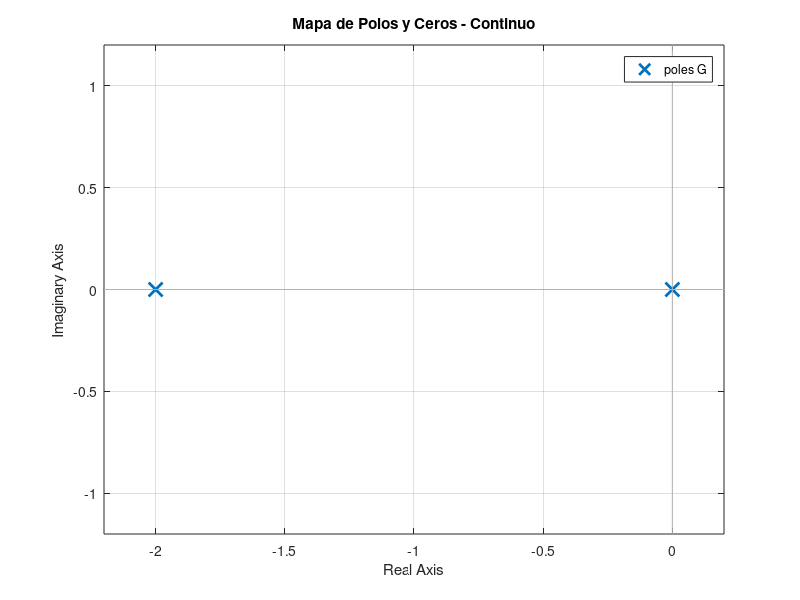
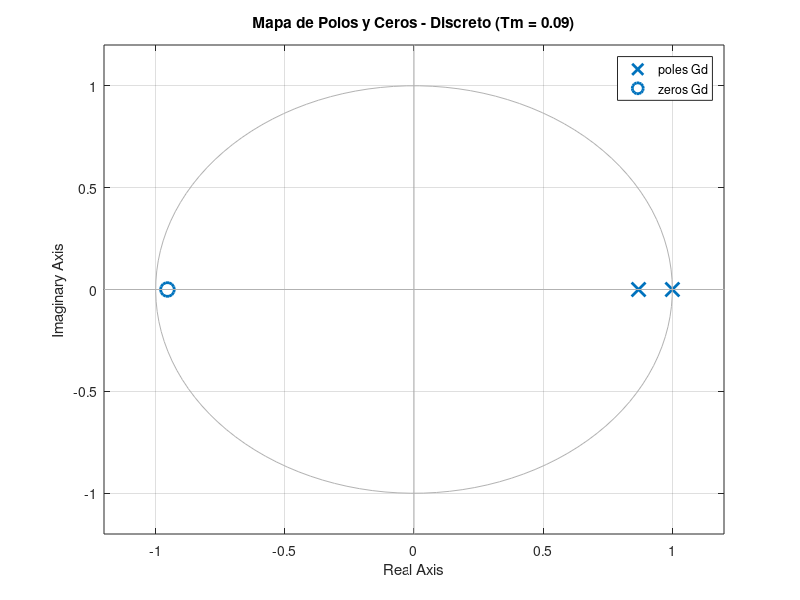
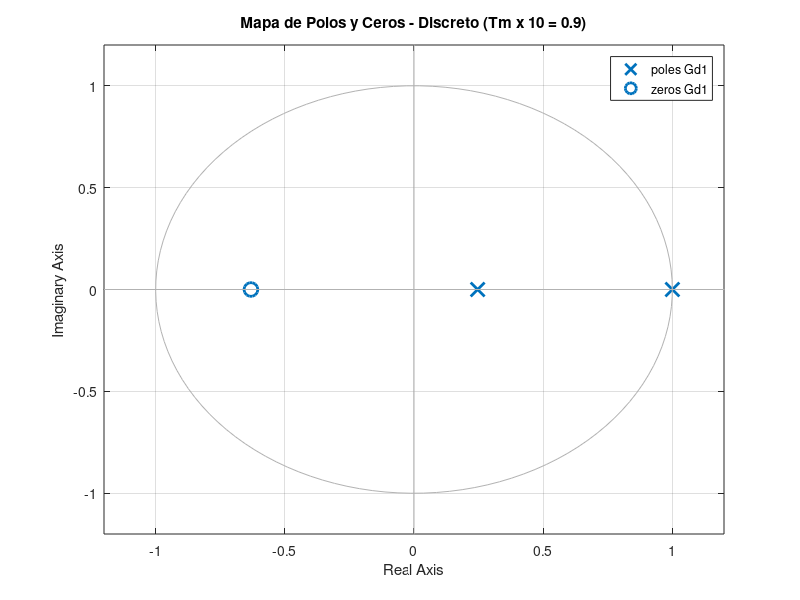
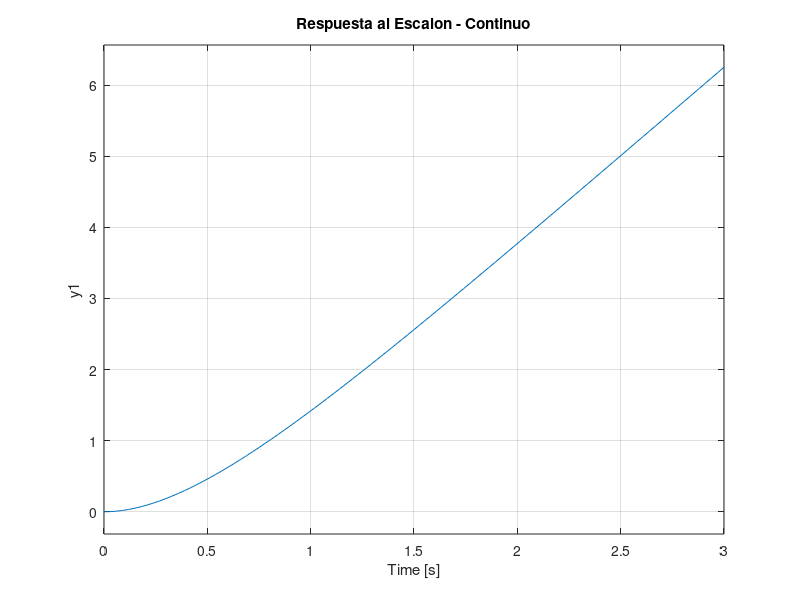

These figures' MATLAB source, in order: (Note: this script raises an error after producing the figures.)
% Tarea N°1 Laboret
% Sanchez Busso, Juan Pablo

% Especificaciones particulares
p1=-2; 
p2=0;  
ganancia=5;
sobrepaso=5;
%tiempo2%=2; 
error=0;
Tm=0.07;

% --- A LAZO ABIERTO ---

% Obtener la funcion de transferencia continua G(s)
G = zpk([], [p1 p2], ganancia);

% Hallar la FT de lazo abierto Gd(s)
Gd = c2d(G, Tm, 'zoh');

% Dibujar el mapa de polos y ceros
figure;
pzmap(G);
title('Mapa de Polos y Ceros - Continuo');

figure;
pzmap(Gd);
title('Mapa de Polos y Ceros - Discreto (Tm = 0.09)');

% Que ocurre con el mapa si se multiplica por 10 el periodo de muestreo?
Gd1 = c2d(G, 10*Tm, 'zoh');
figure;
pzmap(Gd1);
title('Mapa de Polos y Ceros - Discreto (Tm x 10 = 0.9)');

% Respuesta al escalon del sistema discreto y continuo
figure;
step(G);
title('Respuesta al Escalon - Continuo');

figure;
step(Gd);
title('Respuesta al Escalon - Discreto');

% Determinar Kp y error ante un escalon
Kp = dcgain(Gd);
error_escalon = 1 / (1 + Kp); % Calculo formal del error teorico

disp(['Constante Kp: ', num2str(Kp)]);
disp(['Error en estado estacionario (escalon): ', num2str(error_escalon)]);

% Verificar mediante respuesta al escalon a lazo cerrado
F = feedback(Gd, 1);
figure;
step(F);
title('Respuesta al Escalon - Lazo Cerrado');

% Verificacion del error ante una rampa de entrada
t = 0:Tm:100*Tm; % genera rampa
figure;
lsim(F, t, t);
title('Respuesta a Entrada Rampa - Lazo Cerrado');


% --- A LAZO CERRADO CON REALIMENTACION UNITARIA ---

% Graficar el lugar de raices del sistema continuo G(s) y discreto Gd(s)
figure;
rlocus(G);
title('Lugar de las Raices - Continuo G(s)');

figure;
rlocus(Gd);
title('Lugar de las Raices - Discreto Gd(s)');

% Que ocurre con la estabilidad relativa si se aumenta 10 veces el Tm?
figure;
rlocus(Gd1);
title('Lugar de las Raices - Discreto (Tm x 10)');

% Obtener los valores de xi, wn, wd y td según las especificaciones
xi = -log(S/100) / sqrt(pi^2 + (log(S/100))^2);
wn = 4 / (xi * ts);
wd = wn * sqrt(1 - xi^2);
td = 2 * pi / wd;

fprintf('\n--- Parámetros de Diseño ---');
fprintf('\nFactor de amortiguamiento (xi): %.4f', xi);
fprintf('\nFrecuencia natural (wn): %.4f rad/s', wn);
fprintf('\nFrecuencia amortiguada (wd): %.4f rad/s', wd);

% Calcular cantidad de muestras por ciclo
m = td / Tm;
fprintf('\nMuestras por ciclo (m): %.2f\n', m);

% Equivalencia plano z (Ubicación de polos deseados)
r = exp(-xi * wn * Tm);
ang_rad = wd * Tm;
ang_deg = ang_rad * (180/pi);
z_deseado_1 = r * exp(1i * ang_rad);
z_deseado_2 = r * exp(-1i * ang_rad);

fprintf('\n--- Ubicación de Polos Deseados en z ---');
fprintf('\nRadio (r): %.4f', r);
fprintf('\nAngulo (omega): %.4f rad (%.2f grados)', ang_rad, ang_deg);
fprintf('\nPolo deseado: %.4f +/- %.4fj\n\n', real(z_deseado_1), imag(z_deseado_1));
